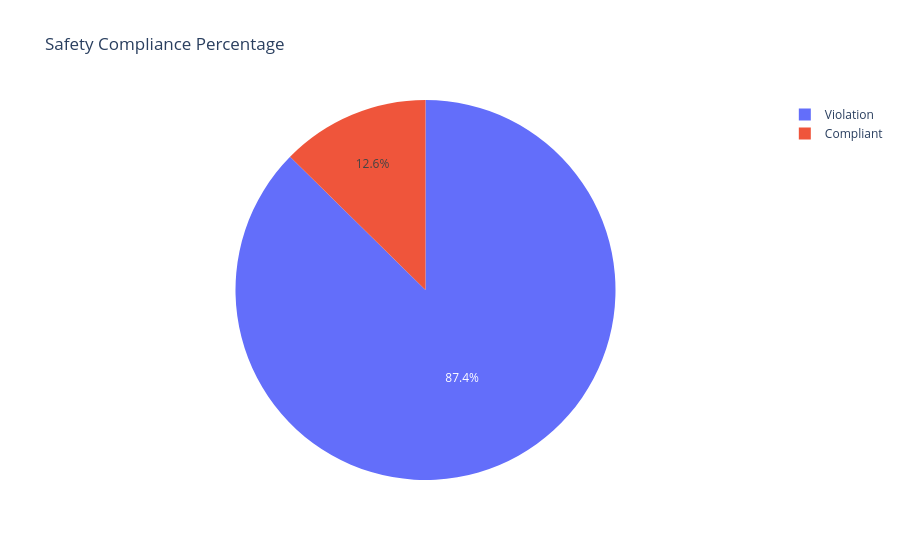

The cell this chart's notebook holds for it:
### Code cell
fig = px.pie(
    values=compliance_counts.values,
    names=compliance_counts.index,
    title="Safety Compliance Percentage"
)

fig.show()

### Figure 1 — Plotly figure (JSON) as saved in the notebook; plotly's stock layout.template omitted (floating-point values rounded to 4 significant figures)
{"data": [{"domain": {"x": [0, 1], "y": [0, 1]}, "hovertemplate": "label=%{label}<br>value=%{value}<extra></extra>", "labels": ["Violation", "Compliant"], "legendgroup": "", "name": "", "showlegend": true, "type": "pie", "values": [3058, 442]}], "layout": {"autosize": true, "legend": {"tracegroupgap": 0}, "title": {"text": "Safety Compliance Percentage"}}}
